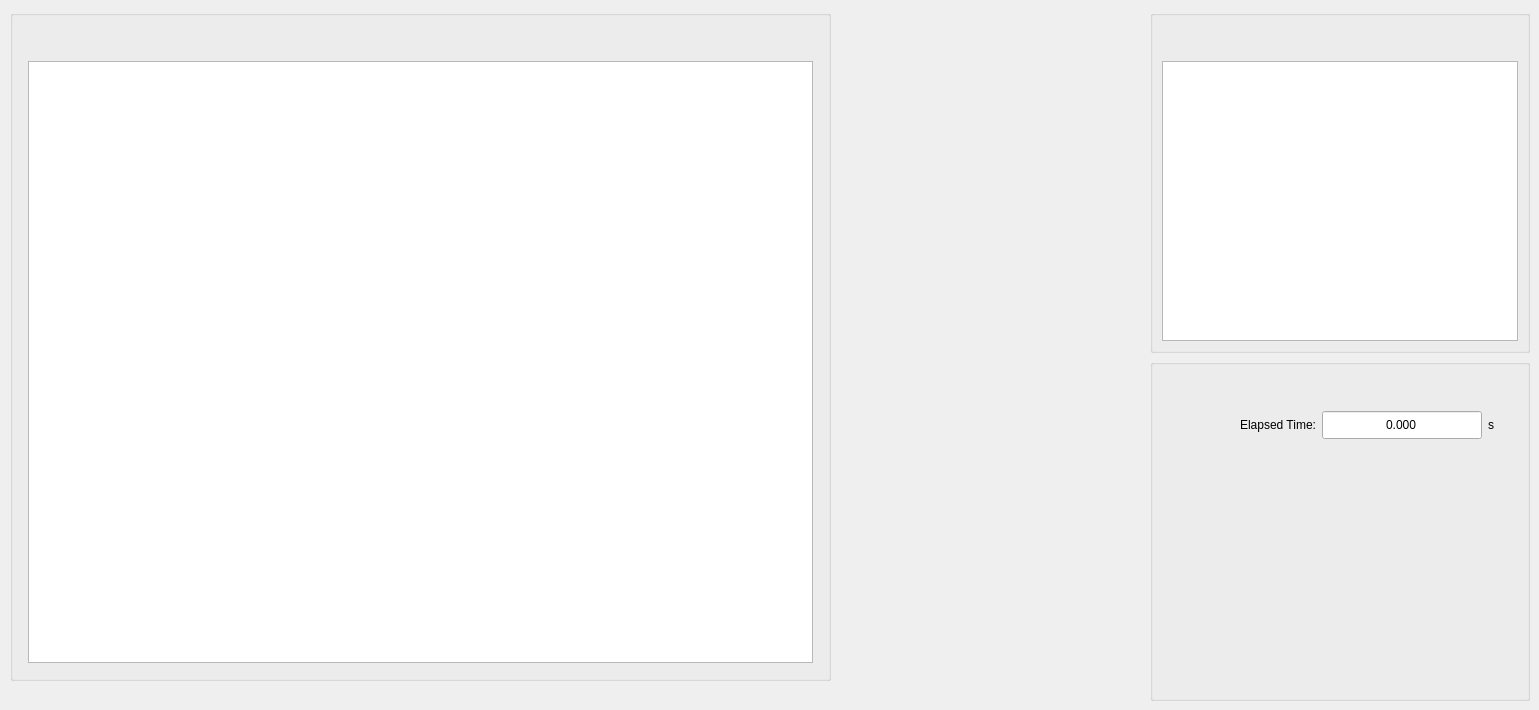
     <widget class="QWidget" name="tab">
      <attribute name="title">
       <string>Blue Film Chip Handover</string>
      </attribute>
      <widget class="ISTAR::GUI::GroupBox" name="gb_blueFilemChipHandover">
       <property name="geometry">
        <rect>
         <x>10</x>
         <y>10</y>
         <width>821</width>
         <height>671</height>
        </rect>
       </property>
       <property name="sizePolicy">
        <sizepolicy hsizetype="Preferred" vsizetype="Preferred">
         <horstretch>0</horstretch>
         <verstretch>0</verstretch>
        </sizepolicy>
       </property>
       <property name="minimumSize">
        <size>
         <width>500</width>
         <height>0</height>
        </size>
       </property>
       <property name="maximumSize">
        <size>
         <width>9999999</width>
         <height>16777215</height>
        </size>
       </property>
       <layout class="QGridLayout" name="gridLayout_58">
        <property name="leftMargin">
         <number>15</number>
        </property>
        <property name="topMargin">
         <number>45</number>
        </property>
        <property name="rightMargin">
         <number>15</number>
        </property>
        <property name="bottomMargin">
         <number>15</number>
        </property>
        <property name="horizontalSpacing">
         <number>15</number>
        </property>
        <property name="verticalSpacing">
         <number>6</number>
        </property>
        <item row="0" column="0">
         <widget class="BlueFilmChipDiagram" name="gv_blueFilemChipHandover"/>
        </item>
       </layout>
      </widget>
      <widget class="QWidget" name="layoutWidget_14">
       <property name="geometry">
        <rect>
         <x>1150</x>
         <y>10</y>
         <width>380</width>
         <height>691</height>
        </rect>
       </property>
       <layout class="QVBoxLayout" name="verticalLayout_14">
        <item>
         <widget class="ISTAR::GUI::GroupBox" name="gb_operateStepDesc_10">
          <property name="title">
           <string/>
          </property>
          <layout class="QGridLayout" name="gridLayout_59">
           <property name="topMargin">
            <number>45</number>
           </property>
           <item row="0" column="0">
            <widget class="QTextBrowser" name="textBrowser_10"/>
           </item>
          </layout>
         </widget>
        </item>
        <item>
         <widget class="ISTAR::GUI::GroupBox" name="gb_result_10">
          <property name="title">
           <string/>
          </property>
          <layout class="QGridLayout" name="gridLayout_60">
           <property name="topMargin">
            <number>45</number>
           </property>
           <item row="2" column="1">
            <widget class="QDoubleSpinBox" name="dsb_runElapsedTime_BlueFilm">
             <property name="minimumSize">
              <size>
               <width>160</width>
               <height>30</height>
              </size>
             </property>
             <property name="maximumSize">
              <size>
               <width>160</width>
               <height>30</height>
              </size>
             </property>
             <property name="alignment">
              <set>Qt::AlignCenter</set>
             </property>
             <property name="buttonSymbols">
              <enum>QAbstractSpinBox::NoButtons</enum>
             </property>
             <property name="decimals">
              <number>3</number>
             </property>
             <property name="minimum">
              <double>-9999.000000000000000</double>
             </property>
             <property name="maximum">
              <double>9999.000000000000000</double>
             </property>
            </widget>
           </item>
           <item row="2" column="0">
            <widget class="QLabel" name="label_54">
             <property name="minimumSize">
              <size>
               <width>120</width>
               <height>30</height>
              </size>
             </property>
             <property name="maximumSize">
              <size>
               <width>16777215</width>
               <height>30</height>
              </size>
             </property>
             <property name="text">
              <string>Elapsed Time:</string>
             </property>
             <property name="alignment">
              <set>Qt::AlignRight|Qt::AlignTrailing|Qt::AlignVCenter</set>
             </property>
            </widget>
           </item>
           <item row="2" column="2">
            <widget class="QLabel" name="label_73">
             <property name="minimumSize">
              <size>
               <width>30</width>
               <height>30</height>
              </size>
             </property>
             <property name="maximumSize">
              <size>
               <width>30</width>
               <height>30</height>
              </size>
             </property>
             <property name="text">
              <string>s</string>
             </property>
             <property name="alignment">
              <set>Qt::AlignLeading|Qt::AlignLeft|Qt::AlignVCenter</set>
             </property>
            </widget>
           </item>
           <item row="3" column="1">
            <spacer name="verticalSpacer_9">
             <property name="orientation">
              <enum>Qt::Vertical</enum>
             </property>
             <property name="sizeHint" stdset="0">
              <size>
               <width>20</width>
               <height>40</height>
              </size>
             </property>
            </spacer>
           </item>
          </layout>
         </widget>
        </item>
       </layout>
      </widget>
     </widget>
